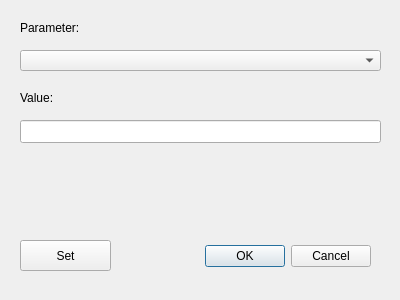
<?xml version="1.0" encoding="UTF-8"?>
<ui version="4.0">
 <class>SetParamsDialog</class>
 <widget class="QDialog" name="SetParamsDialog">
  <property name="geometry">
   <rect>
    <x>0</x>
    <y>0</y>
    <width>400</width>
    <height>300</height>
   </rect>
  </property>
  <property name="windowTitle">
   <string>Dialog</string>
  </property>
  <widget class="QDialogButtonBox" name="buttonBox">
   <property name="geometry">
    <rect>
     <x>30</x>
     <y>240</y>
     <width>341</width>
     <height>32</height>
    </rect>
   </property>
   <property name="orientation">
    <enum>Qt::Horizontal</enum>
   </property>
   <property name="standardButtons">
    <set>QDialogButtonBox::Cancel|QDialogButtonBox::Ok</set>
   </property>
  </widget>
  <widget class="QComboBox" name="paramCombo">
   <property name="geometry">
    <rect>
     <x>20</x>
     <y>50</y>
     <width>361</width>
     <height>21</height>
    </rect>
   </property>
  </widget>
  <widget class="QLabel" name="label">
   <property name="geometry">
    <rect>
     <x>20</x>
     <y>20</y>
     <width>111</width>
     <height>16</height>
    </rect>
   </property>
   <property name="text">
    <string>Parameter:</string>
   </property>
  </widget>
  <widget class="QLabel" name="label_2">
   <property name="geometry">
    <rect>
     <x>20</x>
     <y>90</y>
     <width>57</width>
     <height>15</height>
    </rect>
   </property>
   <property name="text">
    <string>Value:</string>
   </property>
  </widget>
  <widget class="QLineEdit" name="valueEdit">
   <property name="geometry">
    <rect>
     <x>20</x>
     <y>120</y>
     <width>361</width>
     <height>23</height>
    </rect>
   </property>
  </widget>
  <widget class="QPushButton" name="setButton">
   <property name="geometry">
    <rect>
     <x>20</x>
     <y>240</y>
     <width>91</width>
     <height>31</height>
    </rect>
   </property>
   <property name="text">
    <string>Set</string>
   </property>
  </widget>
 </widget>
 <resources/>
 <connections>
  <connection>
   <sender>buttonBox</sender>
   <signal>accepted()</signal>
   <receiver>SetParamsDialog</receiver>
   <slot>accept()</slot>
   <hints>
    <hint type="sourcelabel">
     <x>248</x>
     <y>254</y>
    </hint>
    <hint type="destinationlabel">
     <x>157</x>
     <y>274</y>
    </hint>
   </hints>
  </connection>
  <connection>
   <sender>buttonBox</sender>
   <signal>rejected()</signal>
   <receiver>SetParamsDialog</receiver>
   <slot>reject()</slot>
   <hints>
    <hint type="sourcelabel">
     <x>316</x>
     <y>260</y>
    </hint>
    <hint type="destinationlabel">
     <x>286</x>
     <y>274</y>
    </hint>
   </hints>
  </connection>
 </connections>
</ui>
